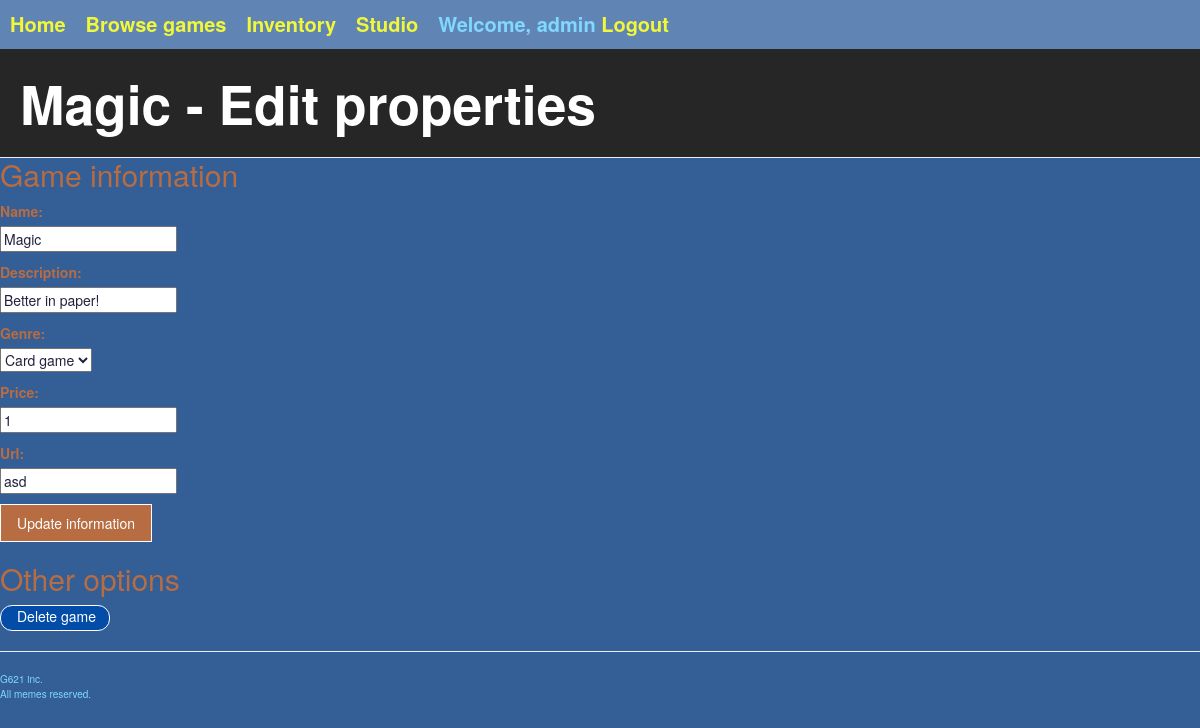
The app's page /studio/4/ (signed in) with its own data.
### gameshop/models.py (models this page shows, shortened)
class Profile(models.Model):
    user = models.OneToOneField(User, on_delete=models.CASCADE)
    activated = models.BooleanField(default=False)
    link = models.CharField(max_length=50, default='')

class Game(models.Model):
    id = models.AutoField(auto_created=True, primary_key=True)
    name = models.CharField(max_length=50)
    description = models.TextField(max_length=500)
    genre = models.ForeignKey(Genre, on_delete=models.CASCADE)
    sales = models.IntegerField(default=0)
    price = models.IntegerField(default=0)
    owner = models.ForeignKey(Developer, on_delete=models.CASCADE)
    url = models.CharField(max_length=300, default='http://webcourse.cs.hut.fi/example_game.html')
    bought = models.ManyToManyField(Profile, blank=True, through="Game_state")

### gameshop/views.py (the view, shortened to what this page needs)
# urls.py: path('studio/<int:game_id>/', editgame),
@login_required(login_url='/login/')
def editgame(request, game_id=None):
    context = getUserContext(request.user)
    if not context['developer']:
        redirect('/login/')
    if request.method == "DELETE":
        game = get_object_or_404(Game, pk=game_id)
        if context["developer"].owns(game):
            game.delete()
            return redirect("/studio/")
        else:
            return Unauthorized()
    elif request.method == "GET":
        template = "gameshop/inventory/edit_game.html"
        game = getGame(game_id)
        if game: #Form has data if modifying existing game
            if context["developer"].owns(game):
                form = SubmitGameForm()
                form.fields["name"].initial = game.name
                form.fields["description"].initial = game.description
                form.fields["genre"].initial = game.genre
                form.fields["price"].initial = game.price
                form.fields["url"].initial = game.url
                context["game"] = game
                context["form"] = form
                return render(request, template, context)
        else: #If adding new game, blank form
            form = SubmitGameForm()
            context["form"] = form
            return render(request, template, context)
    return Http404()

### gameshop/forms.py
class SubmitGameForm(forms.Form):
    name = forms.CharField(max_length=50, required=True)
    description = forms.CharField(max_length=500, required=True)
    genre = forms.ModelChoiceField(queryset=Genre.objects.all())
    price = forms.IntegerField(required=True)
    url = forms.CharField(max_length=200, required=True)
    class Meta:
        model = Game
        fields = ('name', 'description', 'genre', 'price', 'url')

### gameshop/helpers.py (called while the page is built)
def getUserContext(user):
    if not user or user.is_anonymous:
        return { "profile": None, "developer": None }
    try:
        profile = Profile.objects.get(user=user)
    except Profile.DoesNotExist:
        profile = None
    try:
        developer = Developer.objects.get(profile=profile)
    except Developer.DoesNotExist:
        developer = None
    return { "profile": profile, "developer": developer }

def getGame(game_id):
    try:
        return Game.objects.get(id=game_id)
    except Game.DoesNotExist:
        return None

### gameshop/models.py (called while the page is built)
    def __str__(self):
        return self.name

    def owns(self, game):
        return game.owner == self

### gameshop/templates/gameshop/inventory/edit_game.html (shortened to what this page needs)
{% extends "gameshop/generic.html" %}
{% block script %}
  {% load staticfiles %}
{% endblock %}
{% block pageHeader %}
  <div class="page-header">
    <h1>
      {% if game %}
        {{ game.name }} - Edit properties
      {% else %}
        Submit a game
      {% endif %}
    </h1>
  </div>
{% endblock %}
{% block content %}
  <div class="edit-game-form">
    <h2>
      Game information
    </h2>
    <form action="" method="POST">
      {% for field in form %}
        <p>
        {{ field.label_tag }}<br>
        {{ field }}
        </p>
      {% endfor %}
      {% if game %}
        <button class="submit-game" type="submit">Update information</button>
      {% else %}
        <button class="submit-game" type="submit">Submit game</button>
      {% endif %}
    </form>
    {% if game %}
      <br>
      <h2>
        Other options
      </h2>
      <input class="play-now-button" id="{{game.id}}" type="button" onclick="delete_game(this.id)" value="Delete game"/>
    {% endif %}
  </div>
{% endblock %}

### gameshop/templates/gameshop/common/link_header.html
<div class="link-header">
  <div class="grid-container">
    <div class="grid-item1"><a href="/">Home</a></div>
    <div class="grid-item2"><a href="/shop/">Browse games</a></div>
    <div class="grid-item3"><a href="/inventory/">Inventory</a></div>
    {% if developer %}
      <div class="grid-item5"><a href="/studio/">Studio</a></div>
    {% endif %}
    {% if profile %}
      <div class="grid-login">
        Welcome, {{ profile.user.username }}
        <a href="/logout/">Logout</a>
      </div>
    {% else %}
      <div class="grid-login">
        <a href="/login/">Login</a>
      </div>
    {% endif %}
  </div>
</div>

### gameshop/static/css/gameshop.css (style rules this page uses)
:root { --page-bg: #335E96; --page-header-bg: #262626; --page-header-txt: #FFFFFF; --header-bg: #6084B3; --text: #80D8FF; --link: #F1F739; --head: #B86C42; --store-block-bg: #3E5573; --store-block-border: #FFFFFF; --shop-buy-button: #FFFFFF; --disabled: #727984; --disabled-bg: #c7c8c9; --buy-button-txt: #3a6041; --buy-button-bg: #06cc2d; --play-button-bg: #034da8; }
input, select, textarea, .submit { color: #21213d; }
.page-header { background-color: var(--page-header-bg); margin: 0; padding: 15px 15px 15px 20px; }
h1, h2, h3, h4, h5, h6, h7 { color: var(--head); margin-top: 0; }
.page-header h1, .page-header h1 a, .page-header h1 a:visited, .page-header h1 a:active { color: var(--page-header-txt); font-size: 40pt; font-weight: 900; margin-top: 10px; margin-bottom: 10px; }
.play-now-button, .submit-game, .shop_buy { background-color: var(--head); color: var(--shop-buy-button); display: inline-block; text-decoration: none; padding: 8px 16px; border: solid 1px var(--shop-buy-button); }
a { color: var(--link); }
form { color: var(--head); }
body { background-color: var(--page-bg); padding: 0; color: var(--text); }
.link-header { background-color: var(--header-bg); font-size: 15pt; padding: 10px; font-weight: bold; }
.grid-container { display: inline-grid; grid-template-areas: "item1 item2 item3 item4 item5" "login login login login login"; grid-column-gap: 20px; }
.play-now-button { background-color: var(--play-button-bg); color: var(--shop-buy-button); display: inline-block; text-decoration: none; padding-top: 0px; padding-bottom: 4px; border: solid 1px var(--shop-buy-button); border-radius: 12px; width:110px; }

### records on screen
Profile: user.username "admin"
Game: name "Magic", form "Magic" "Better in paper!" "Card game" "1" "asd"

### other values on screen
{{ field.label_tag }} "Name:" "Description:" "Genre:" "Price:" "Url:"
